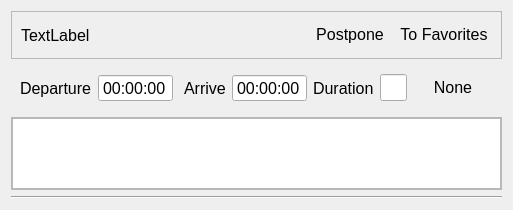
<?xml version="1.0" encoding="UTF-8"?>
<ui version="4.0">
 <class>Form</class>
 <widget class="QWidget" name="Form">
  <property name="geometry">
   <rect>
    <x>0</x>
    <y>0</y>
    <width>490</width>
    <height>210</height>
   </rect>
  </property>
  <property name="maximumSize">
   <size>
    <width>16777215</width>
    <height>16777215</height>
   </size>
  </property>
  <property name="font">
   <font>
    <pointsize>12</pointsize>
   </font>
  </property>
  <property name="windowTitle">
   <string>Form</string>
  </property>
  <property name="locale">
   <locale language="English" country="Germany"/>
  </property>
  <layout class="QVBoxLayout" name="verticalLayout">
   <item>
    <widget class="QFrame" name="frame">
     <property name="sizePolicy">
      <sizepolicy hsizetype="Expanding" vsizetype="Fixed">
       <horstretch>0</horstretch>
       <verstretch>0</verstretch>
      </sizepolicy>
     </property>
     <property name="minimumSize">
      <size>
       <width>0</width>
       <height>48</height>
      </size>
     </property>
     <property name="styleSheet">
      <string notr="true">font: 12pt &quot;Segoe UI&quot;;</string>
     </property>
     <property name="frameShape">
      <enum>QFrame::StyledPanel</enum>
     </property>
     <layout class="QHBoxLayout" name="horizontalLayout_2">
      <item>
       <widget class="QLabel" name="label_header">
        <property name="font">
         <font>
          <pointsize>12</pointsize>
          <italic>false</italic>
          <bold>false</bold>
         </font>
        </property>
        <property name="styleSheet">
         <string notr="true"/>
        </property>
        <property name="text">
         <string>TextLabel</string>
        </property>
       </widget>
      </item>
      <item>
       <spacer name="horizontalSpacer_3">
        <property name="orientation">
         <enum>Qt::Horizontal</enum>
        </property>
        <property name="sizeHint" stdset="0">
         <size>
          <width>40</width>
          <height>20</height>
         </size>
        </property>
       </spacer>
      </item>
      <item>
       <widget class="QPushButton" name="pushButton_postpone">
        <property name="minimumSize">
         <size>
          <width>0</width>
          <height>0</height>
         </size>
        </property>
        <property name="text">
         <string>Postpone</string>
        </property>
        <property name="icon">
         <iconset>
          <normaloff>icons/alarm-clock-blue_24_24.png</normaloff>icons/alarm-clock-blue_24_24.png</iconset>
        </property>
        <property name="iconSize">
         <size>
          <width>16</width>
          <height>16</height>
         </size>
        </property>
        <property name="autoDefault">
         <bool>false</bool>
        </property>
        <property name="flat">
         <bool>true</bool>
        </property>
       </widget>
      </item>
      <item>
       <widget class="QPushButton" name="pushButton_close">
        <property name="sizePolicy">
         <sizepolicy hsizetype="Fixed" vsizetype="Fixed">
          <horstretch>0</horstretch>
          <verstretch>0</verstretch>
         </sizepolicy>
        </property>
        <property name="font">
         <font>
          <pointsize>12</pointsize>
          <italic>false</italic>
          <bold>false</bold>
         </font>
        </property>
        <property name="text">
         <string>To Favorites</string>
        </property>
        <property name="icon">
         <iconset>
          <normaloff>icons/prohibition.png</normaloff>icons/prohibition.png</iconset>
        </property>
        <property name="iconSize">
         <size>
          <width>16</width>
          <height>16</height>
         </size>
        </property>
        <property name="flat">
         <bool>true</bool>
        </property>
       </widget>
      </item>
     </layout>
    </widget>
   </item>
   <item>
    <widget class="QFrame" name="frame">
     <property name="sizePolicy">
      <sizepolicy hsizetype="Expanding" vsizetype="Minimum">
       <horstretch>0</horstretch>
       <verstretch>0</verstretch>
      </sizepolicy>
     </property>
     <layout class="QHBoxLayout" name="horizontalLayout">
      <item>
       <widget class="QLabel" name="label_depature">
        <property name="text">
         <string>Departure</string>
        </property>
       </widget>
      </item>
      <item>
       <widget class="QTimeEdit" name="timeEdit">
        <property name="enabled">
         <bool>true</bool>
        </property>
        <property name="wrapping">
         <bool>false</bool>
        </property>
        <property name="frame">
         <bool>true</bool>
        </property>
        <property name="readOnly">
         <bool>true</bool>
        </property>
        <property name="buttonSymbols">
         <enum>QAbstractSpinBox::NoButtons</enum>
        </property>
        <property name="keyboardTracking">
         <bool>false</bool>
        </property>
       </widget>
      </item>
      <item>
       <spacer name="horizontalSpacer_2">
        <property name="orientation">
         <enum>Qt::Horizontal</enum>
        </property>
        <property name="sizeType">
         <enum>QSizePolicy::Fixed</enum>
        </property>
        <property name="sizeHint" stdset="0">
         <size>
          <width>5</width>
          <height>20</height>
         </size>
        </property>
       </spacer>
      </item>
      <item>
       <widget class="QLabel" name="laberl_arrive">
        <property name="text">
         <string>Arrive</string>
        </property>
       </widget>
      </item>
      <item>
       <widget class="QTimeEdit" name="timeEdit_2">
        <property name="enabled">
         <bool>true</bool>
        </property>
        <property name="frame">
         <bool>true</bool>
        </property>
        <property name="readOnly">
         <bool>true</bool>
        </property>
        <property name="buttonSymbols">
         <enum>QAbstractSpinBox::NoButtons</enum>
        </property>
        <property name="keyboardTracking">
         <bool>false</bool>
        </property>
        <property name="showGroupSeparator" stdset="0">
         <bool>false</bool>
        </property>
       </widget>
      </item>
      <item>
       <widget class="QLabel" name="label_duration">
        <property name="text">
         <string>Duration</string>
        </property>
       </widget>
      </item>
      <item>
       <widget class="QLineEdit" name="line_duration">
        <property name="maximumSize">
         <size>
          <width>105</width>
          <height>16777215</height>
         </size>
        </property>
        <property name="readOnly">
         <bool>true</bool>
        </property>
       </widget>
      </item>
      <item>
       <spacer name="horizontalSpacer">
        <property name="orientation">
         <enum>Qt::Horizontal</enum>
        </property>
        <property name="sizeHint" stdset="0">
         <size>
          <width>40</width>
          <height>20</height>
         </size>
        </property>
       </spacer>
      </item>
      <item>
       <widget class="QPushButton" name="pushButton_add">
        <property name="sizePolicy">
         <sizepolicy hsizetype="Fixed" vsizetype="Fixed">
          <horstretch>0</horstretch>
          <verstretch>0</verstretch>
         </sizepolicy>
        </property>
        <property name="text">
         <string>None</string>
        </property>
        <property name="icon">
         <iconset>
          <normaloff>icons/arrow-curve.png</normaloff>icons/arrow-curve.png</iconset>
        </property>
        <property name="iconSize">
         <size>
          <width>24</width>
          <height>24</height>
         </size>
        </property>
        <property name="flat">
         <bool>true</bool>
        </property>
       </widget>
      </item>
     </layout>
    </widget>
   </item>
   <item>
    <widget class="QFrame" name="frame_2">
     <property name="frameShape">
      <enum>QFrame::StyledPanel</enum>
     </property>
     <property name="frameShadow">
      <enum>QFrame::Raised</enum>
     </property>
     <layout class="QVBoxLayout" name="verticalLayout_2">
      <property name="leftMargin">
       <number>0</number>
      </property>
      <property name="topMargin">
       <number>0</number>
      </property>
      <property name="rightMargin">
       <number>0</number>
      </property>
      <property name="bottomMargin">
       <number>0</number>
      </property>
      <item>
       <widget class="QTextEdit" name="tickets_text">
        <property name="sizePolicy">
         <sizepolicy hsizetype="Expanding" vsizetype="Expanding">
          <horstretch>0</horstretch>
          <verstretch>0</verstretch>
         </sizepolicy>
        </property>
        <property name="readOnly">
         <bool>true</bool>
        </property>
       </widget>
      </item>
     </layout>
    </widget>
   </item>
   <item>
    <widget class="Line" name="line">
     <property name="orientation">
      <enum>Qt::Horizontal</enum>
     </property>
    </widget>
   </item>
  </layout>
 </widget>
 <resources/>
 <connections/>
</ui>
